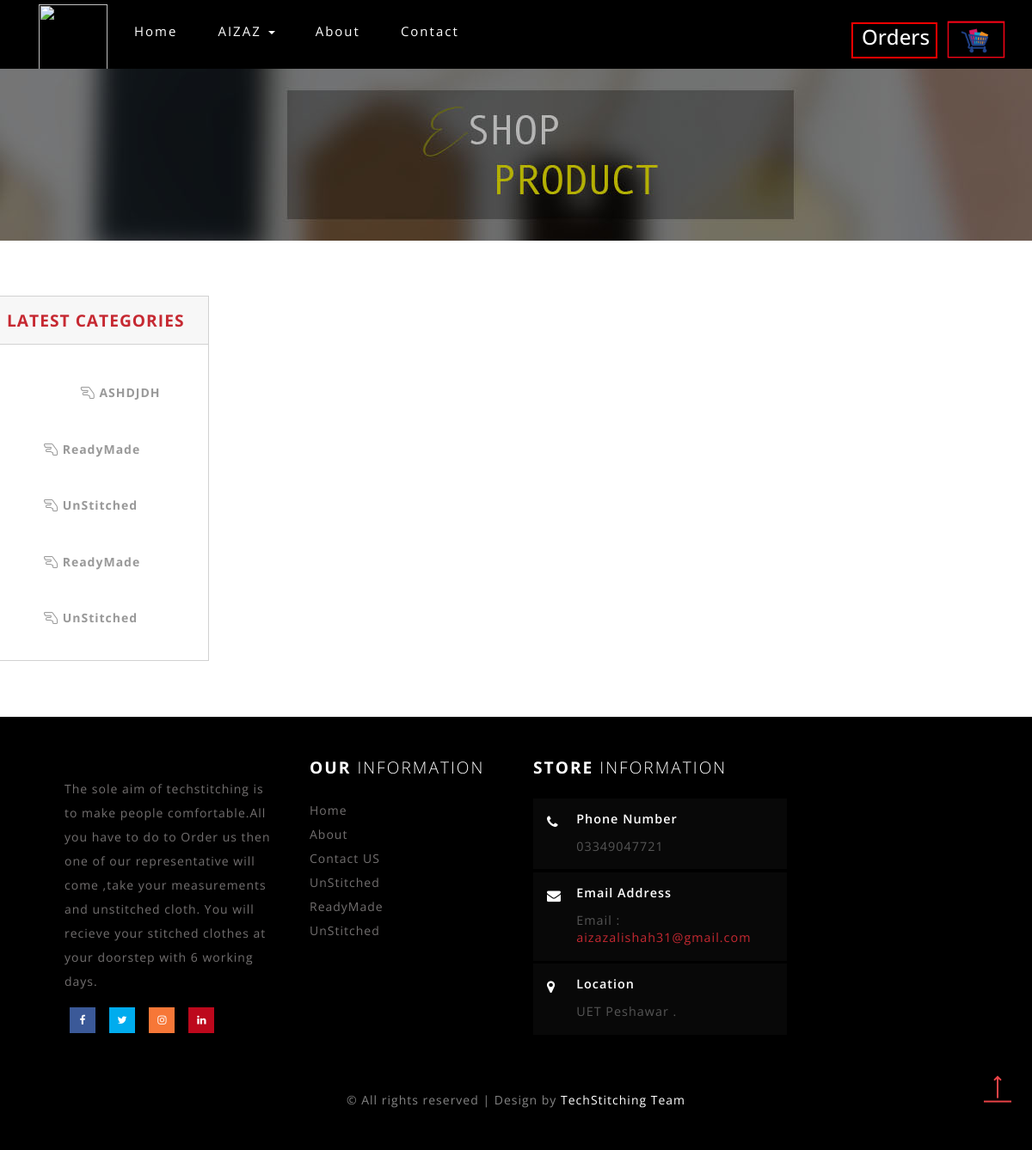
The page /product.php on the database its author committed.
### tables this page shows
CREATE TABLE `category` (
  `cat_id` int(11) NOT NULL,
  `cat_name` text NOT NULL,
  `image` varchar(255) NOT NULL
);

CREATE TABLE `sub_category` (
  `sub_id` int(11) NOT NULL,
  `sub_title` text NOT NULL,
  `cat_id` int(11) NOT NULL
);

CREATE TABLE `contact` (
  `id` int(11) NOT NULL,
  `addres` text NOT NULL,
  `email` text NOT NULL,
  `cell_num` text NOT NULL,
  `map` text NOT NULL
);

### product.php (the view, shortened to what this page needs)
<?php require_once 'includes/conn.php';
?>
<!DOCTYPE html>
<html>
    <head>
        <link href="css/bootstrap.css" rel="stylesheet" type="text/css" media="all"/>
        <link rel="stylesheet" type="text/css" href="css/jquery-ui.css">
        <link href="css/style.css" rel="stylesheet" type="text/css" media="all"/>
        <link href="css/font-awesome.css" rel="stylesheet">
    </head>
    <body>
        <?php
        require_once 'includes/menu.php';
        ?>
        <div class="page-head_agile_info_w3l" style=" background: url(images/product.jpg) no-repeat center;">
        </div>
        <div class="banner-bootom-w3-agileits">
            <div class="container">
                <div class="row">
                <div style="margin-left:-50px" class="col-lg-3">
                <div class="css-treeview">
                        <h4>Latest Categories</h4>
                        <ul class="tree-list-pad">
                                <ul>
                                    <?php
                                    $cat = mysqli_query($conn, "SELECT * from sub_category ORDER by sub_id desc limit 5 ");
                                    while($cat_record=mysqli_fetch_assoc($cat)){
                                    ?>
                                     <li><input type="checkbox" id="item-0-<?php print $cat_record['sub_id']; ?>"/>
                                        <label for="item-0-<?php print $cat_record['sub_id']; ?>">
                                            <a href="product.php?id=<?php print $cat_record['sub_id']; ?>"> <i class="fa fa-hand-lizard-o" aria-hidden="true"></i> <?php print $cat_record['sub_title']; ?></label></a>
                                    </li>
                                    <?php }  ?>
                                </ul>
                        </ul>
                    </div>
                </div>
                <div class="col-lg-9">
                </div>
                </div>
                <div class="col-md-4 products-left">
                </div>
                <div class="clearfix"></div>
                </div>
            </div>
        <?php require_once 'includes/footer.php'; ?>
        <a href="#home" class="scroll" id="toTop" style="display: block;"> <span id="toTopHover" style="opacity: 1;"> </span></a>
    </body>
</html>

### includes/menu.php (shortened to what this page needs)
<div class="ban-top">
    <div class="container">
        <div class="top_nav_left">
            <nav class="navbar navbar-default">
                <div class="container-fluid">
                    <div class="collapse navbar-collapse menu--shylock" id="bs-example-navbar-collapse-1">
                        <ul class="nav navbar-nav menu__list">
                             <li><img src="images/b.png" style="padding-top:5px"   height="80px" width="80px"/></li>
                            <li class="active menu__item"><a class="menu__link" href="index.php">Home <span class="sr-only">(current)</span></a></li>
                            <?php
                            $query = mysqli_query($conn, "select * from category");
                            while ($record = mysqli_fetch_assoc($query)) {
                                ?>
                                <li class="dropdown menu__item">
                                    <a href="#" class="dropdown-toggle menu__link" data-toggle="dropdown" role="button" aria-haspopup="true" aria-expanded="false"><?php echo $record['cat_name']; ?> <span class="caret"></span></a>
                                </li>
                            <?php } ?>
                             <li class=" menu__item"><a class="menu__link" href="about.php">About</a></li>
                            <li class=" menu__item"><a class="menu__link" href="contact.php">Contact</a></li>
                        </ul>
                    </div>
                </div>
            </nav>
        </div>
        <div class="top_nav_right" style="padding-top: 10px;">
            <?php
            if(@$_SESSION['customer_id']){ ?>
            <a href="cart.php"> <img src="images/cartpng.png" width="70" height="70" style="float: right"><span class="badge" id="show_cart_items" style="float:right;"><?php
      $query = mysqli_query($conn, "SELECT * FROM cart WHERE    customer_id='" . $_SESSION[ 'customer_id' ] . "'");
          echo mysqli_num_rows($query);
      ?></span>
            </a>
            <?php } else { ?>
            <a href="#"><img src="images/cartpng.png" width="70" height="70" style="float: right"></a>
            <?php } ?>
                    <?php
                    if(@$_SESSION['customer_id'])
                    { ?>
            <a href="order.php" > <h3 class="setting" style="padding-bottom:3px">Orders</h3>
            <span class="badge" id="show_order" style="float:right;"><?php
      $query = mysqli_query($conn, "SELECT * from  bills WHERE                                            bill_email='" . $_SESSION[ 'customer_email' ] . "'");
          echo mysqli_num_rows($query);
      ?></span>
           </a>
            <?php } else{  ?>
                        <a href="#"> <h3 class="setting">Orders</h3></a>
            <?php } ?>
            </div>
        </div>
    </div>

### includes/footer.php (shortened to what this page needs)
<div class="footer">
    <div class="footer_agile_inner_info_w3l">
        <div class="col-md-3 footer-left">
            <p>The sole aim of techstitching is to make people comfortable.All you have to do to Order us then one of our representative will come
            ,take your measurements and unstitched cloth. You will recieve your stitched clothes at your doorstep with 6 working days.</p>
            <ul class="social-nav model-3d-0 footer-social w3_agile_social two">
                <li><a href="#" class="facebook">
                        <div class="front"><i class="fa fa-facebook" aria-hidden="true"></i></div>
                        <div class="back"><i class="fa fa-facebook" aria-hidden="true"></i></div></a></li>
                <li><a href="#" class="twitter">
                        <div class="front"><i class="fa fa-twitter" aria-hidden="true"></i></div>
                        <div class="back"><i class="fa fa-twitter" aria-hidden="true"></i></div></a></li>
                <li><a href="#" class="instagram">
                        <div class="front"><i class="fa fa-instagram" aria-hidden="true"></i></div>
                        <div class="back"><i class="fa fa-instagram" aria-hidden="true"></i></div></a></li>
                <li><a href="#" class="pinterest">
                        <div class="front"><i class="fa fa-linkedin" aria-hidden="true"></i></div>
                        <div class="back"><i class="fa fa-linkedin" aria-hidden="true"></i></div></a></li>
            </ul>
        </div>
        <div class="col-md-9 footer-right">
            <div class="sign-grds">
                <div class="col-md-4 sign-gd">
                    <h4>Our <span>Information</span> </h4>
                    <ul>
                        <li><a href="index.php">Home</a></li>
                        <li><a href="about.php">About</a></li>
                        <li><a href="contact.php">Contact US</a></li>
                        <?php
                        $query=mysqli_query($conn, "select * from sub_category limit 3");
                        while($rec=mysqli_fetch_assoc($query)){
                        ?>
                        <li><a href="product.php?id=<?php echo $rec['sub_id']; ?>"><?php echo $rec['sub_title']; ?></a></li>
                      <?php } ?>
                    </ul>
                </div>
                <div class="col-md-5 sign-gd-two">
                    <h4>Store <span>Information</span></h4>
                    <div class="w3-address">
                        <div class="w3-address-grid">
                            <div class="w3-address-left">
                                <i class="fa fa-phone" aria-hidden="true"></i>
                            </div>
                            <?php $contatc_query=mysqli_query($conn, "select * from contact");
                            $fetch=mysqli_fetch_array($contatc_query);
                            ?>
                            <div class="w3-address-right">
                                <h6>Phone Number</h6>
                                <p><?php echo $fetch['cell_num']; ?></p>
                            </div>
                            <div class="clearfix"> </div>
                        </div>
                        <div class="w3-address-grid">
                            <div class="w3-address-left">
                                <i class="fa fa-envelope" aria-hidden="true"></i>
                            </div>
                            <div class="w3-address-right">
                                <h6>Email Address</h6>
                                <p>Email :<a href="mailto:example@email.com"> <?php echo $fetch['email']; ?></a></p>
                            </div>
                            <div class="clearfix"> </div>
                        </div>
                        <div class="w3-address-grid">
                            <div class="w3-address-left">
                                <i class="fa fa-map-marker" aria-hidden="true"></i>
                            </div>
                            <div class="w3-address-right">
                                <h6>Location</h6>
                                <p><?php echo $fetch['addres']; ?>.
                                </p>
                            </div>
                            <div class="clearfix"> </div>
                        </div>
                    </div>
                </div>
            </div>
        </div>
        <div class="clearfix"></div>
        <p class="copy-right">&copy  All rights reserved | Design by <a href="https://www.facebook.com/Techstitching">TechStitching Team</a></p>
    </div>
</div>

### includes/menu.php (style rules this page uses)
.setting { float: right; color: white; margin-top: 16px; margin-right: 10px; display: inline; width: 100px; height: 42px; padding: 2px; border: 2px solid red; background-color: black; padding-left: 10px; }

### rows shown on the page
category: cat_name "AIZAZ"
sub_category: sub_title "ASHDJDH"
sub_category: sub_title "ReadyMade"
sub_category: sub_title "UnStitched"
sub_category: sub_title "ReadyMade"
sub_category: sub_title "UnStitched"
contact: cell_num "03349047721", email "aizazalishah31@gmail.com", addres "UET Peshawar"
